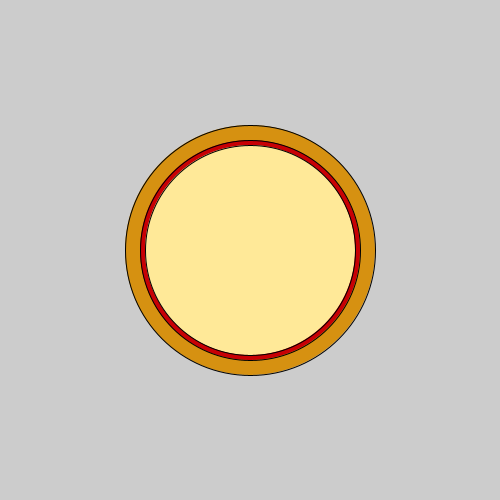
Frame 1 (no input)
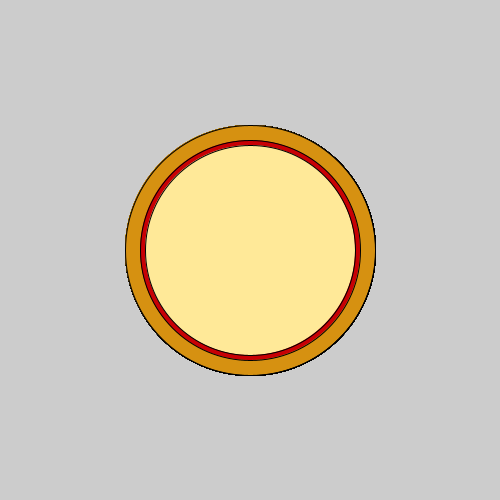
Frame 60 (the mouse pressed at the canvas centre just before this capture)
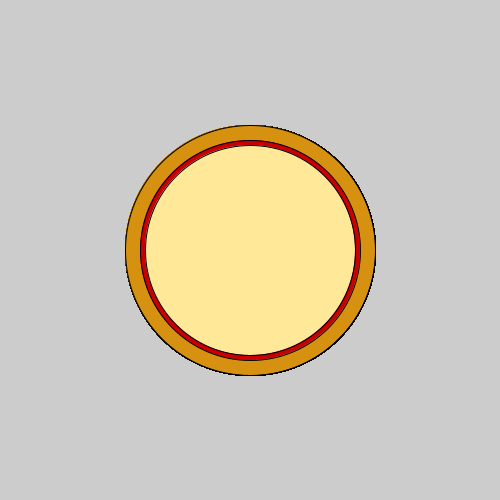
Frame 120 (the mouse held since frame 60 and released just before this capture)

The Processing sketch that drew these frames (run headless with seeded random() and noise(); from frame 60 on, the mouse is pressed at the canvas centre):

// Processing sketch: pizza
// ── pizza.pde

void setup() {
    size(500, 500);
}
void draw() {
    fill(#D69111);
    ellipse(250,250,250,250);
    fill(200,0,5);
    ellipse(250,250,220,220);
    fill(#FFE998);
    ellipse(250,250,210,210);
}
